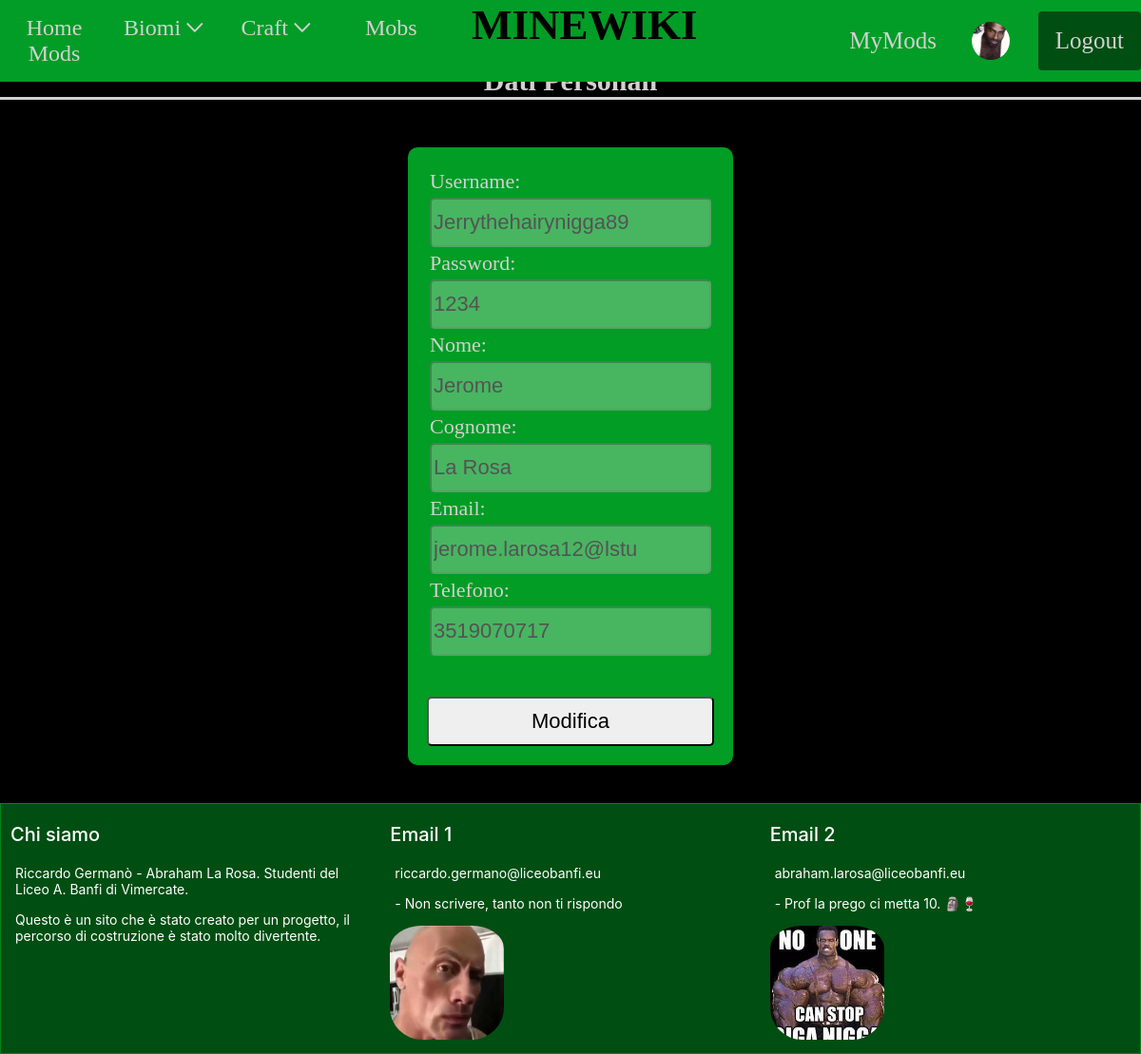
Screenshot of /pagine/mydata.php (signed in) with the database file from the repository.
### tables this page shows
CREATE TABLE IF NOT EXISTS `utenti` (
  `username` char(20) NOT NULL,
  `password` char(20) NOT NULL,
  `nome` char(20) DEFAULT NULL,
  `cognome` char(20) DEFAULT NULL,
  `email` char(20) DEFAULT NULL,
  `telefono` char(20) DEFAULT NULL,
  `foto_profilo` char(50) DEFAULT NULL,
  PRIMARY KEY (`username`)
);

### pagine/mydata.php (the view, shortened to what this page needs)
<?php
	require('../data/connessione_db.php');
	$user = $_SESSION["user"];
	$strmodifica = "Modifica";
	$strconferma = "Conferma";
	$modifica = false;
?>
<!DOCTYPE html>
<html>
    <head>
        <link rel="stylesheet" href="../style.css">
    </head>
    <body class="loading">
        <div class="cover">
            <div class="cover__content">
                <header>
                    <?php
                        require("nav.php")
                    ?>
                </header>
                <main>
                    <div class="container" id="mydata">
                        <h2 style="text-align:center; padding-top:20px">Dati Personali</h2>
                        <?php
                            $mysql = "SELECT username, password, nome, cognome, email, telefono
                                FROM utenti
                                WHERE username='$user'";
                            $ris = $conn->query($mysql) or die("<p>Query fallita!</p>");
                            foreach($ris as $riga){
                            }
                        ?>
                        <div class="mydata_content">
                            <form action="<?php $_SERVER['PHP_SELF'] ?>" method="post">
                                <div class="mydata_table">
                                    <table>
                                        <tr>
                                        <td><label for="user" class="minecraft_text">Username:</label></td>
                                        </tr>
                                        <tr>
                                            <td><input type="text" name="user" value="<?php echo $riga["username"]; ?>" disabled="disabled"></td>
                                        </tr>
                                        <tr>
                                            <td><label for="password" class="minecraft_text">Password:</label></td>
                                        </tr>
                                        <tr>
                                            <td><input type="text" name="password" value="<?php echo $riga["password"]; ?>" <?php if(!$modifica) echo "disabled='disabled'"?>></td>
                                        </tr>
                                        <tr>
                                            <td><label for="nome" class="minecraft_text">Nome:</label></td>
                                        </tr>
                                        <tr>
                                        <td><input type="text" name="nome" value="<?php echo $riga["nome"]; ?>" <?php if(!$modifica) echo "disabled='disabled'"?>></td>
                                        </tr>
                                        <tr>
                                            <td><label for="cognome" class="minecraft_text">Cognome:</label></td>
                                        </tr>
                                        <tr>
                                            <td><input type="text" name="cognome" value="<?php echo $riga["cognome"]; ?>" <?php if(!$modifica) echo "disabled='disabled'"?>></td>
                                        </tr>
                                        <tr>
                                            <td><label for="email" class="minecraft_text">Email:</label></td>
                                        </tr>
                                        <tr>
                                            <td><input type="text" name="email" value="<?php echo $riga["email"]; ?>" <?php if(!$modifica) echo "disabled='disabled'"?>></td>
                                        </tr>
                                        <tr>
                                            <td><label for="telefono" class="minecraft_text">Telefono:</label></td>
                                        </tr>
                                        <tr>
                                            <td><input type="text" name="telefono" value="<?php echo $riga["telefono"]; ?>" <?php if(!$modifica) echo "disabled='disabled'"?>></td>
                                        </tr>
                                        <tr>
                                            <td></td>
                                        </tr>
                                    </table>
                                    <br>
                                    <br>
                                    <table>
                                        <tr>
                                            <input type="submit" name="pulsante_modifica" value="<?php if($modifica==false) echo $strmodifica; else echo $strconferma; ?>">
                                        </tr>
                                    </table>
                                </div>
                            </form>
                        </div>
                    </div>
                </main>
                <footer class="footer">
                    <div class="grid" id="contatti">
                        <div class="footer__column">
                            <h3>Chi siamo</h3>
                            <p >Riccardo Germanò - Abraham La Rosa.
                                Studenti del Liceo A. Banfi di Vimercate.
                            </p>
                            <p >
                                Questo è un sito che è stato creato per un progetto, il percorso di costruzione è stato molto divertente.
                            </p>
                        </div>
                        <div class="footer__column">
                            <h3 >Email 1</h3>
                            <p >riccardo.germano@liceobanfi.eu</p>
                            <p >
                                - Non scrivere, tanto non ti rispondo
                            </p>
                            <a href="https://github.com/Furoooo">
                                <img src="../immagini/thecock.jfif" alt="">
                            </a>
                        </div>
                        <div class="footer__column">
                            <h3 >
                                Email 2
                            </h3>
                            <p >abraham.larosa@liceobanfi.eu</p>
                            <p>
                                - Prof la prego ci metta 10. 🗿🍷
                            </p>
                            <a href="https://github.com/G1gg4N1qq4">
                                <img src="../immagini/giganigga.jfif" alt="">
                            </a>
                        </div>
                    </div>
                </footer>
            </div>
        </div>
    </body>
        <link rel="stylesheet" href="https://cdnjs.cloudflare.com/ajax/libs/flickity/3.0.0/flickity.min.css" />
</html>

### pagine/nav.php (shortened to what this page needs)
<div class="group">
    <div class="Global__header">
        <ul class="Global__header__menu">
            <li class="Global__header__menu__item">
                <a href="../index.php"> Home </a>
            </li>
            <li class="Global__header__menu__item Tendina">
                <a href="../pagine/biomi.php" class="main_page_link">
                    Biomi<img src="../immagini/freccia sborbus.png" alt="" class="freccia_tendina" style="--i:6;">
                </a>
            </li>
            <li class="Global__header__menu__item Tendina">
                <a href="../pagine/craft.php" class="main_page_link"> Craft<img src="../immagini/freccia sborbus.png" alt="" class="freccia_tendina" style="--i:6;">
                </a>
            </li>
            <li class="Global__header__menu__item" >
                <a href="../pagine/mobs.php" class="main_page_link">Mobs</a>
            </li>
            <?php
                if(isset($_SESSION["user"])){
                        echo '<li class="Global__header__menu__item">
                        <a href="mods.php"> Mods </a>
                    </li>';
                }
            ?>
        </ul>
        <?php
            if(basename($_SERVER['PHP_SELF']) == "mobs.php"){
                echo '<h1 id="Global__header__logo">
                        <form action="" method="get">
                            <input type="search" name="Search" id="" value placeholder="Cerca su mobs">
                        </form>
                </h1>';
                if(isset($_GET["Search"])){
                    $ricerca = $_GET["Search"];
                }
            }
            else{
                echo'
                <h1 id="Global__header__logo">
                            MINEWIKI
                        </h1>';
            }
        ?>
        <?php
            require("../data/connessione_db.php");
            $myquery = "SELECT foto_profilo FROM utenti WHERE username='$user'";
            $ris= $conn->query($myquery) or die("<p> mammt è fallita! ".$conn->connect_error."</p>");
            if($ris->num_rows > 0){
                $riga = $ris->fetch_assoc();
                $profile_img = $riga['foto_profilo'];
            }
            else{
                $profile_img = "profile_user_account_icon_190938.png";
            }
            if(isset($_SESSION["user"])){
                echo "<ul class='UserInterface'>
                <li class='UserInterface__menu__item' id='home'>
                    <a href='mymods.php'> MyMods </a>
                </li>
                <li class='UserInterface__menu__item' id='home'>
                    <a href='mydata.php' class='profile_img'><img src='../immagini/mobs/icons/$profile_img' alt='' style='border-radius: 100%'></a>
                </li>
                <div class='cta'>
                    <div class='small_text'>
                        <a href='logout.php' class='button'>Logout</a>
                    </div>
                </div></ul>";
            }
        ?>
    </div>
</div>

### rows the page displays
utenti: foto_profilo (picture), user "Jerrythehairynigga89", password "1234", nome "Jerome", cognome "La Rosa", email "jerome.larosa12@lstu", telefono "3519070717"
